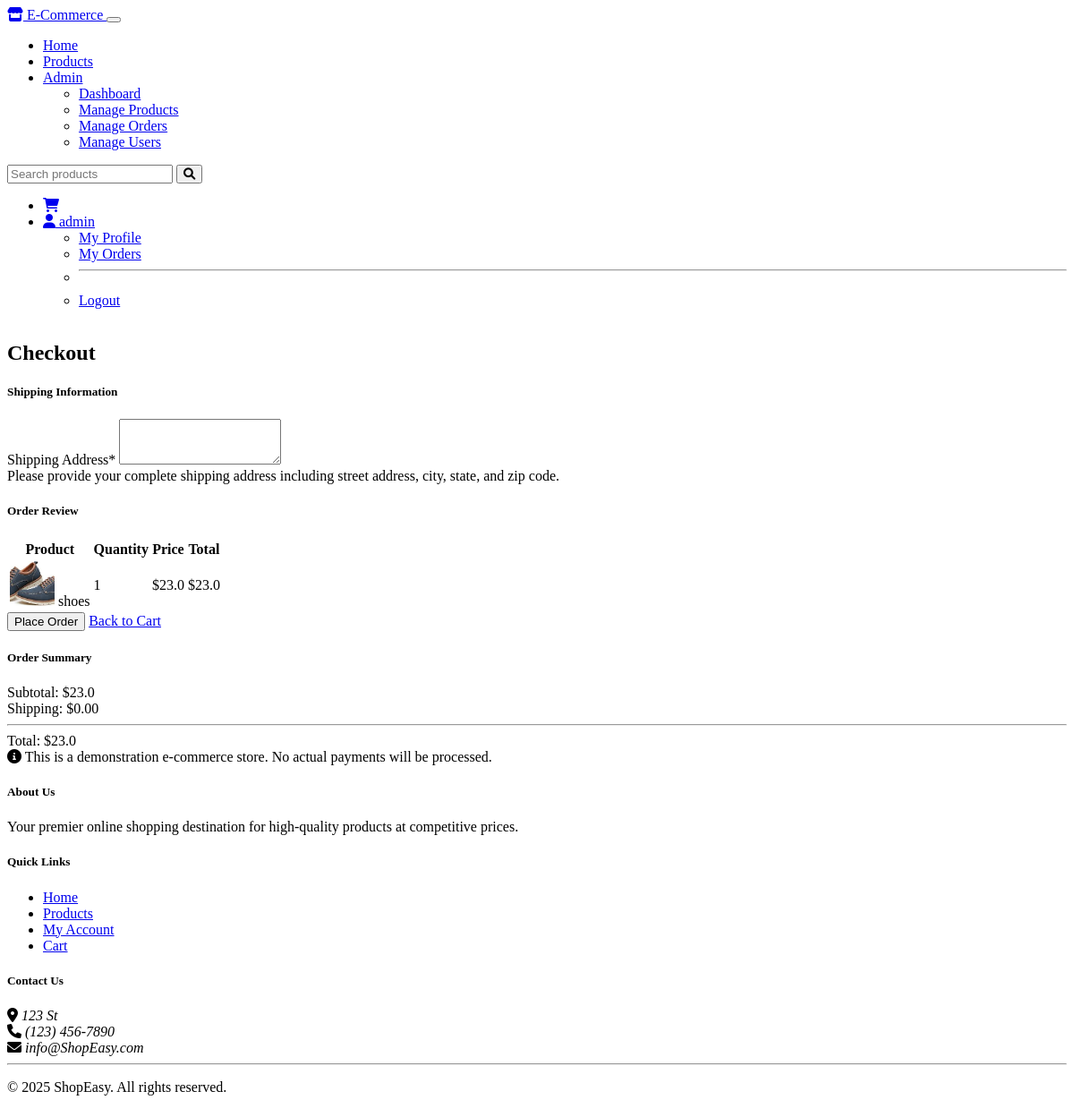
Page /cart/checkout (signed in) on the committed database.
### tables this page shows
CREATE TABLE users (
        id INTEGER PRIMARY KEY AUTOINCREMENT,
        username TEXT UNIQUE NOT NULL,
        email TEXT UNIQUE NOT NULL,
        password TEXT NOT NULL,
        role TEXT NOT NULL DEFAULT 'customer'
    );

CREATE TABLE cart_items (
        id INTEGER PRIMARY KEY AUTOINCREMENT,
        user_id INTEGER NOT NULL,
        product_id INTEGER NOT NULL,
        quantity INTEGER NOT NULL DEFAULT 1,
        FOREIGN KEY (user_id) REFERENCES users (id),
        FOREIGN KEY (product_id) REFERENCES products (id)
    );

CREATE TABLE products (
        id INTEGER PRIMARY KEY AUTOINCREMENT,
        name TEXT NOT NULL,
        description TEXT NOT NULL,
        price REAL NOT NULL,
        image_url TEXT,
        category TEXT NOT NULL,
        size TEXT,
        stock INTEGER NOT NULL DEFAULT 0,
        created_at TIMESTAMP NOT NULL DEFAULT CURRENT_TIMESTAMP
    );

### cart.py (the view, shortened to what this page needs)
@cart_bp.route('/checkout', methods=['GET', 'POST'])
@login_required
def checkout():
    cart_items = Cart.get_items(current_user.id)
    if not cart_items:
        flash('Your cart is empty.', 'warning')
        return redirect(url_for('shop.products'))
    total = sum(item['price'] * item['quantity'] for item in cart_items)
    return render_template('shop/checkout.html', cart_items=cart_items, total=total)

### app.py (called while the page is built)
def get_db_connection():
    conn = sqlite3.connect(DATABASE)
    conn.row_factory = sqlite3.Row
    return conn

### models.py (called while the page is built)
@login_manager.user_loader
def load_user(user_id):
    return User.get_by_id(user_id)

    @staticmethod
    def get_by_id(user_id):
        conn = get_db_connection()
        user = conn.execute('SELECT * FROM users WHERE id = ?', (user_id,)).fetchone()
        conn.close()
        if user:
            return User(
                id=user['id'],
                username=user['username'],
                email=user['email'],
                role=user['role']
            )
        return None

    @staticmethod
    def get_items(user_id):
        conn = get_db_connection()
        cart_items = conn.execute('''
            SELECT c.id, c.product_id, c.quantity, p.name, p.price, p.image_url
            FROM cart_items c
            JOIN products p ON c.product_id = p.id
            WHERE c.user_id = ?
        ''', (user_id,)).fetchall()
        conn.close()
        return cart_items

### templates/shop/checkout.html (shortened to what this page needs)
{% extends 'base.html' %}
{% block content %}
<div class="container">
    <div class="row mb-4">
        <div class="col-12">
            <h2>Checkout</h2>
        </div>
    </div>
    <div class="row">
        {% if cart_items and cart_items|length > 0 %}
            <div class="col-lg-8">
                <div class="card mb-4">
                    <div class="card-header">
                        <h5 class="mb-0">Shipping Information</h5>
                    </div>
                    <div class="card-body">
                        <form id="checkout-form" method="POST" action="{{ url_for('cart.checkout') }}">
                            <div class="mb-3">
                                <label for="shipping_address" class="form-label">Shipping Address*</label>
                                <textarea class="form-control" id="shipping_address" name="shipping_address" rows="3" required></textarea>
                                <div class="form-text">Please provide your complete shipping address including street address, city, state, and zip code.</div>
                            </div>
                            <h5 class="mt-4 mb-3">Order Review</h5>
                            <div class="table-responsive">
                                <table class="table">
                                    <thead>
                                        <tr>
                                            <th>Product</th>
                                            <th>Quantity</th>
                                            <th>Price</th>
                                            <th>Total</th>
                                        </tr>
                                    </thead>
                                    <tbody>
                                        {% for item in cart_items %}
                                        <tr>
                                            <td>
                                                <div class="d-flex align-items-center">
                                                    {% if item.image_url %}
                                                        <img src="{{ item.image_url }}" alt="{{ item.name }}" class="img-thumbnail me-3" style="width: 50px; height: 50px; object-fit: cover;">
                                                    {% else %}
                                                        <div class="me-3 text-center bg-light p-2" style="width: 50px; height: 50px;">
                                                            <i class="fas fa-image fa-lg text-muted"></i>
                                                        </div>
                                                    {% endif %}
                                                    <span>{{ item.name }}</span>
                                                </div>
                                            </td>
                                            <td>{{ item.quantity }}</td>
                                            <td>${{ item.price }}</td>
                                            <td>${{ (item.price * item.quantity)|round(2) }}</td>
                                        </tr>
                                        {% endfor %}
                                    </tbody>
                                </table>
                            </div>
                            <div class="d-grid gap-2 mt-4">
                                <button onclick="placeOrder()">Place Order</button>
                                <a href="{{ url_for('cart.view_cart') }}" class="btn btn-outline-secondary">Back to Cart</a>
                            </div>
                        </form>
                    </div>
                </div>
            </div>
            <div class="col-lg-4">
                <div class="card">
                    <div class="card-header">
                        <h5 class="mb-0">Order Summary</h5>
                    </div>
                    <div class="card-body">
                        <div class="d-flex justify-content-between mb-3">
                            <span>Subtotal:</span>
                            <span>${{ total|round(2) }}</span>
                        </div>
                        <div class="d-flex justify-content-between mb-3">
                            <span>Shipping:</span>
                            <span>$0.00</span>
                        </div>
                        <hr>
                        <div class="d-flex justify-content-between mb-3 fw-bold">
                            <span>Total:</span>
                            <span>${{ total|round(2) }}</span>
                        </div>
                        <div class="alert alert-info">
                            <i class="fas fa-info-circle me-2"></i> This is a demonstration e-commerce store. No actual payments will be processed.
                        </div>
                    </div>
                </div>
            </div>
        {% endif %}
    </div>
</div>
{% endblock %}

### templates/base.html (shortened to what this page needs)
<!DOCTYPE html>
<html lang="en" data-bs-theme="dark">
<head>
    <link rel="stylesheet" href="https://cdn.replit.com/agent/bootstrap-agent-dark-theme.min.css">
    <link rel="stylesheet" href="https://cdnjs.cloudflare.com/ajax/libs/font-awesome/6.0.0/css/all.min.css">
    <link rel="stylesheet" href="{{ url_for('static', filename='css/custom.css') }}">
</head>
<body>
    <nav class="navbar navbar-expand-lg navbar-dark bg-dark">
        <div class="container">
            <a class="navbar-brand" href="{{ url_for('index') }}">
                <i class="fas fa-store"></i> E-Commerce
            </a>
            <button class="navbar-toggler" type="button" data-bs-toggle="collapse" data-bs-target="#navbarNav" aria-controls="navbarNav" aria-expanded="false" aria-label="Toggle navigation">
            </button>
            <div class="collapse navbar-collapse" id="navbarNav">
                <ul class="navbar-nav me-auto">
                    <li class="nav-item">
                        <a class="nav-link" href="{{ url_for('index') }}">Home</a>
                    </li>
                    <li class="nav-item">
                        <a class="nav-link" href="{{ url_for('shop.products') }}">Products</a>
                    </li>
                    {% if current_user.is_authenticated %}
                        {% if current_user.role == 'admin' %}
                            <li class="nav-item dropdown">
                                <a class="nav-link dropdown-toggle" href="#" id="adminDropdown" role="button" data-bs-toggle="dropdown" aria-expanded="false">
                                    Admin
                                </a>
                                <ul class="dropdown-menu" aria-labelledby="adminDropdown">
                                    <li><a class="dropdown-item" href="{{ url_for('admin.dashboard') }}">Dashboard</a></li>
                                    <li><a class="dropdown-item" href="{{ url_for('admin.products') }}">Manage Products</a></li>
                                    <li><a class="dropdown-item" href="{{ url_for('admin.orders') }}">Manage Orders</a></li>
                                    <li><a class="dropdown-item" href="{{ url_for('admin.users') }}">Manage Users</a></li>
                                </ul>
                            </li>
                        {% endif %}
                    {% endif %}
                </ul>
                <form class="d-flex me-2" action="{{ url_for('shop.products') }}" method="GET">
                    <input class="form-control me-2" type="search" name="search" placeholder="Search products" aria-label="Search">
                    <button class="btn btn-outline-light" type="submit">
                        <i class="fas fa-search"></i>
                    </button>
                </form>
                <ul class="navbar-nav">
                    {% if current_user.is_authenticated %}
                        <li class="nav-item">
                            <a class="nav-link position-relative" href="{{ url_for('cart.view_cart') }}">
                                <i class="fas fa-shopping-cart"></i>
                            </a>
                        </li>
                        <li class="nav-item dropdown">
                            <a class="nav-link dropdown-toggle" href="#" id="userDropdown" role="button" data-bs-toggle="dropdown" aria-expanded="false">
                                <i class="fas fa-user"></i> {{ current_user.username }}
                            </a>
                            <ul class="dropdown-menu dropdown-menu-end" aria-labelledby="userDropdown">
                                <li><a class="dropdown-item" href="{{ url_for('shop.profile') }}">My Profile</a></li>
                                <li><a class="dropdown-item" href="{{ url_for('shop.orders') }}">My Orders</a></li>
                                <li><hr class="dropdown-divider"></li>
                                <li><a class="dropdown-item" href="{{ url_for('auth.logout') }}">Logout</a></li>
                            </ul>
                        </li>
                    {% endif %}
                </ul>
            </div>
        </div>
    </nav>
    <main class="py-4">
        {% block content %}{% endblock %}
    </main>
    <footer class="bg-dark text-white py-4 mt-5">
        <div class="container">
            <div class="row">
                <div class="col-md-4">
                    <h5>About Us</h5>
                    <p>Your premier online shopping destination for high-quality products at competitive prices.</p>
                </div>
                <div class="col-md-4">
                    <h5>Quick Links</h5>
                    <ul class="list-unstyled">
                        <li><a href="{{ url_for('index') }}" class="text-white">Home</a></li>
                        <li><a href="{{ url_for('shop.products') }}" class="text-white">Products</a></li>
                        {% if current_user.is_authenticated %}
                            <li><a href="{{ url_for('shop.profile') }}" class="text-white">My Account</a></li>
                            <li><a href="{{ url_for('cart.view_cart') }}" class="text-white">Cart</a></li>
                        {% else %}
                            <li><a href="{{ url_for('auth.login') }}" class="text-white">Login</a></li>
                            <li><a href="{{ url_for('auth.register') }}" class="text-white">Register</a></li>
                        {% endif %}
                    </ul>
                </div>
                <div class="col-md-4">
                    <h5>Contact Us</h5>
                    <address>
                        <i class="fas fa-map-marker-alt"></i> 123  St<br>
                        <i class="fas fa-phone"></i> (123) 456-7890<br>
                        <i class="fas fa-envelope"></i> info@ShopEasy.com
                    </address>
                </div>
            </div>
            <hr>
            <div class="text-center">
                <p>&copy; 2025 ShopEasy. All rights reserved.</p>
            </div>
        </div>
    </footer>
</body>
</html>

### static/css/custom.css (style rules this page uses)
body { min-height: 100vh; display: flex; flex-direction: column; }
main { flex: 1; }

### rows in the picture
users: username "admin"
cart_items: image_url (picture), name "shoes", quantity "1", price "23.0"
products: (item.price*item.quantity)|round(2) "23.0"

### other values in the picture
{{ total|round(2) }} "23.0"
